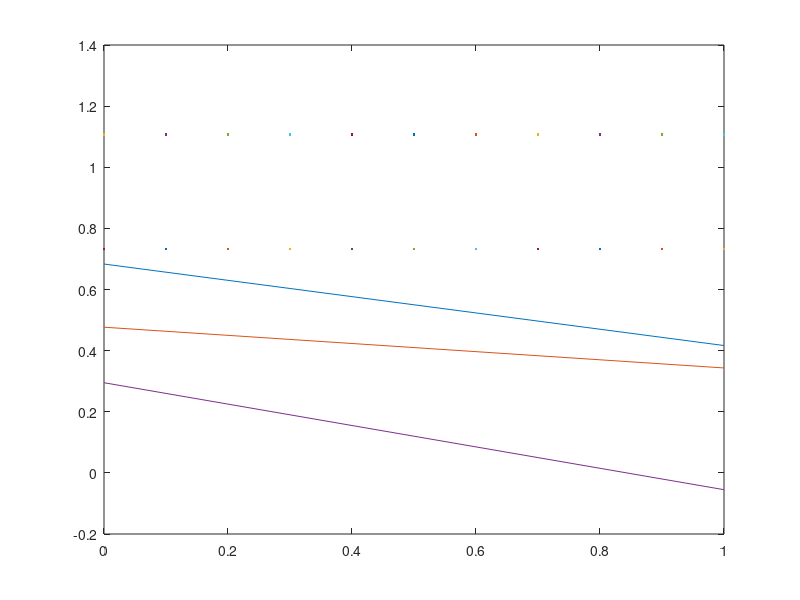

Source code (MATLAB): (Note: this script raises an error after producing the figure.)
clear all;
clc;

%固定参数赋值%
a=0.6;
q=0.3;
c1=0.3;
c2=0.4;
m1=0.03;
m2=0.04;
m3=0.05;
f1=0.3;
f2=0.9;
f3=0.1;
t1=0.5;
t2=0.1;
t3=0.9;
n=100;

%1.质量问题的负面影响对结果的影响 先给参数赋值%
b=0.6;r=0.4;e=0.1;x=0.1;

%参数设置完成，开始带入公式%
g=0:0.1:1;
p1=(1/3)*(2-2*((1-a)*(b+g)-f1*(r+e)+t1*x)+m1+c1);
w1=(1/3)*(1-((1-a)*(b+g)-f1*(r+e)+t1*x)-m1+2*c1);
p2=(1/3)*(2-2*(-f2*(r+e)+t2*x)+m2+c2);
w2=(1/3)*(1-(-f2*(r+e)+t2*x)-m2+2*c2);
p3=(1/2)*(1-((1-q)*(b+g)-f3*(r+e)+t3*x)+m3);
plot(g,p1,g,w1,g,p2,g,w2,g,p3);
hold on;
yline(p2,'-','p2');
yline(w2,'-','w2');
text(g,p1,'p1');
text(g,p3,'p3');
text(g,w1,'w1');
%legend("p1","w1","p2","w2","p3");%
hold off;

%% 
clear all;
clc;

%固定参数赋值%
a=0.6;
q=0.3;
c1=0.3;
c2=0.4;
m1=0.03;
m2=0.04;
m3=0.05;
f1=0.3;
f2=0.9;
f3=0.1;
t1=0.5;
t2=0.1;
t3=0.9;
n=100;

b=0.6;r=0.4;e=0.1;x=0.1;
g=0:0.1:1;

%2.对pi的影响%
s1=(1/9)*n*((1-((1-a)*(b+g)-f1*(r+e)+t1*x)-m1-c1).^2);
i1=(1/9)*n*((1-((1-a)*(b+g)-f1*(r+e)+t1*x)-m1-c1).^2);
s2=(1/9)*n*((1-(-f2*(r+e)+t2*x)-m2-c2).^2);
i2=(1/9)*n*((1-(-f2*(r+e)+t2*x)-m2-c2).^2);
s3=(1/4)*n*((1-((1-q)*(b+g)-f3*(r+e)+t3*x)-m3).^2);
plot(g,s1,g,i1,g,s2,g,i2,g,s3);
hold on;
yline(s2,'-','s2');
text(g,i1,'i1');
yline(i2,'-','i2');
text(g,s1,'s1');
text(g,s3,'s3');
hold off;



%% 
clear all;
clc;

%固定参数赋值%
a=0.6;
q=0.3;
c1=0.3;
c2=0.4;
m1=0.03;
m2=0.04;
m3=0.05;
f1=0.3;
f2=0.9;
f3=0.1;
t1=0.5;
t2=0.1;
t3=0.9;
n=100;

b=0.6;r=0.4;e=0.1;x=0.1;
g=0:0.1:1;


CS1=(1/18)*n*((1-((1-a)*(b+g)-f1*(r+e)+t1*x)-m1-c1).^2);
CS2=(1/18)*n*((1-(-f2*(r+e)+t2*x)-m2-c2).^2);
CS3=(1/8)*n*((1-((1-q)*(b+g)-f3*(r+e)+t3*x)-m3).^2);
plot(g,CS1,g,CS2,g,CS3);
hold on;
yline(CS2,'-','CS2');
text(g,CS1,'CS1');
text(g,CS3,'CS3');
hold off;


%% 
clear all;
clc;

%固定参数赋值%
a=0.6;
q=0.3;
c1=0.3;
c2=0.4;
m1=0.03;
m2=0.04;
m3=0.05;
f1=0.3;
f2=0.9;
f3=0.1;
t1=0.5;
t2=0.1;
t3=0.9;
n=100;

b=0.6;r=0.4;e=0.1;x=0.1;
g=0:0.1:1;


SW1=(1/18)*5*n*((1-((1-a)*(b+g)-f1*(r+e)+t1*x)-m1-c1).^2);
SW2=(1/18)*5*n*((1-(-f2*(r+e)+t2*x)-m2-c2).^2);
SW3=(1/8)*3*n*((1-((1-q)*(b+g)-f3*(r+e)+t3*x)-m3).^2);
plot(g,SW1,g,SW2,g,SW3);
hold on;
yline(SW2,'-','SW2');
text(g,SW1,'SW1');
text(g,SW3,'SW3');
hold off;
